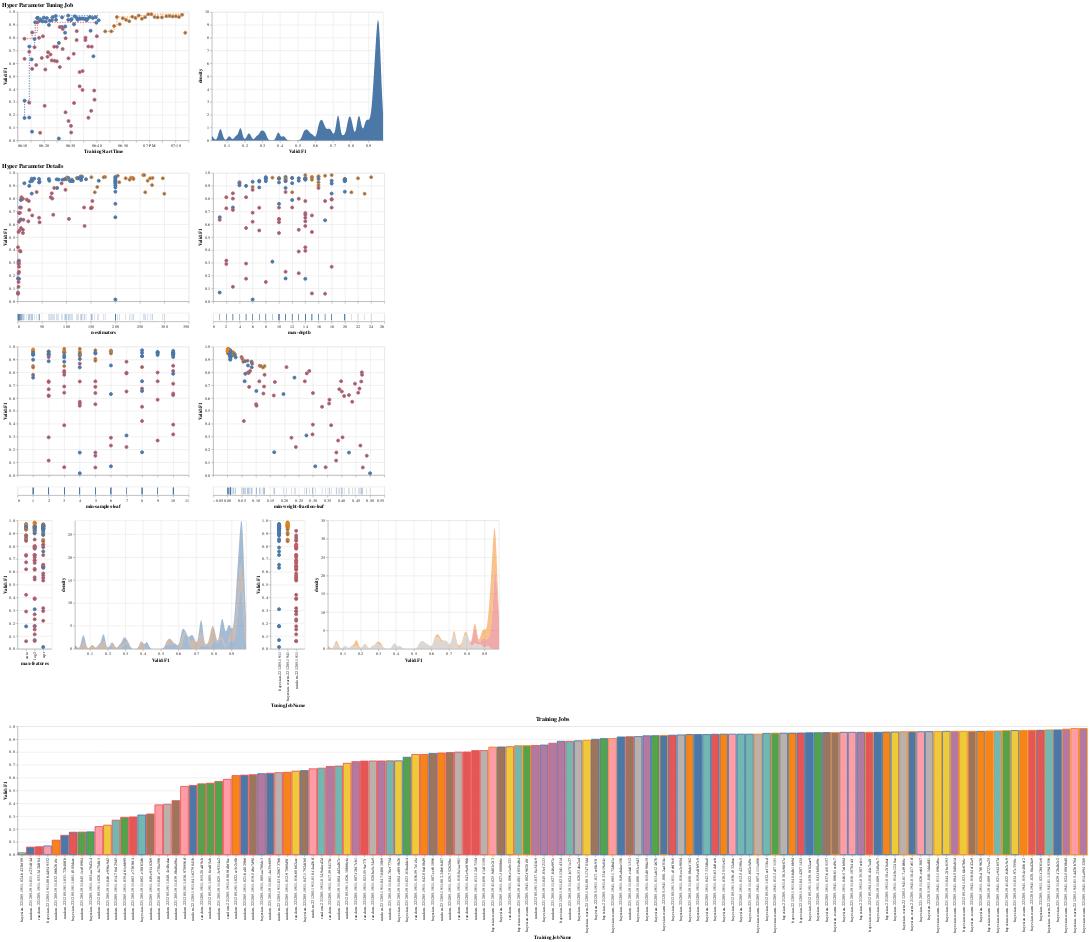

The notebook cell this image was saved under:
### Code cell
visualize_tuning_job(warmstarted_tuner, advanced=True, trials_only=True)
